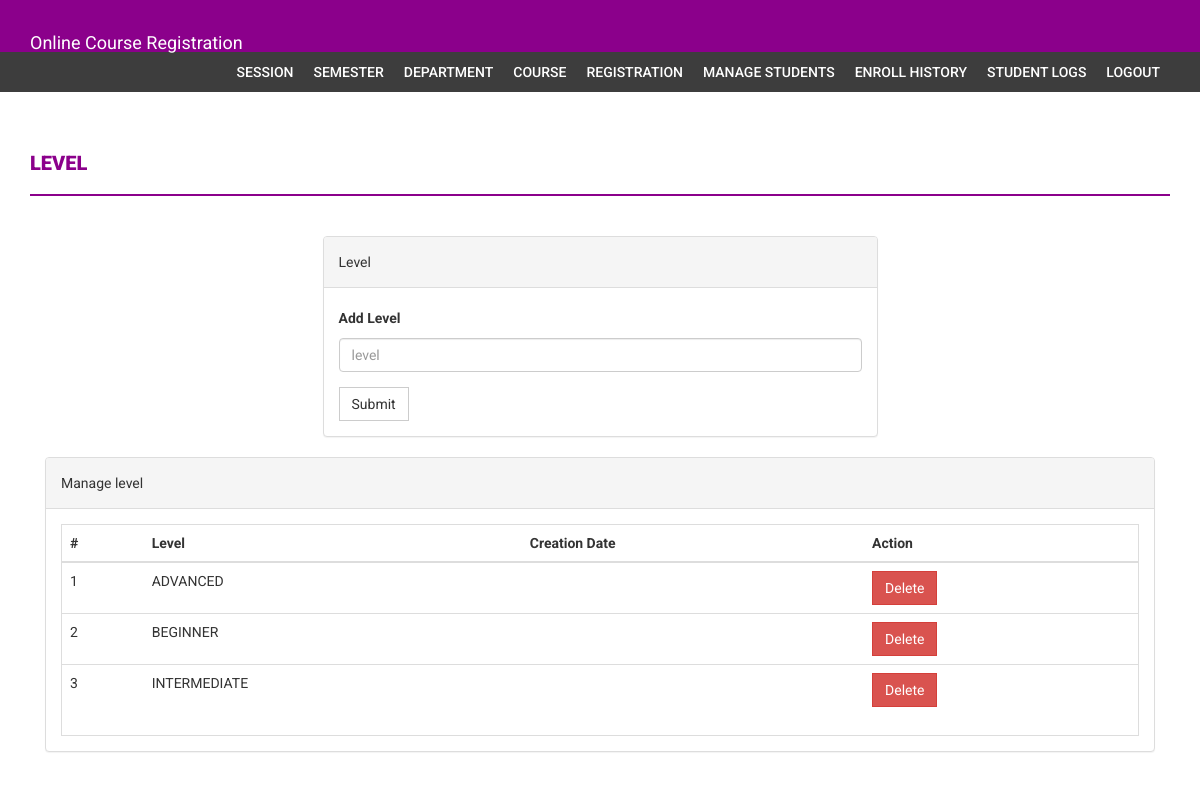
The page /onlinecourseregistration22/admin/level.php (signed in) on the database its author committed.
### tables this page shows
CREATE TABLE `level` (
  `id` int(11) NOT NULL,
  `level` varchar(255) NOT NULL
);

### onlinecourseregistration22/admin/level.php (the view, shortened to what this page needs)
<?php
if(strlen($_SESSION['alogin'])==0)
    {
header('location:index.php');
}
else{
?>
<!DOCTYPE html>
<html xmlns="http://www.w3.org/1999/xhtml">
<head>
    <link href="assets/css/bootstrap.css" rel="stylesheet" />
    <link href="assets/css/font-awesome.css" rel="stylesheet" />
    <link href="assets/css/style.css" rel="stylesheet" />
</head>
<body>
<?php include('includes/header.php');?>
<?php if($_SESSION['alogin']!="")
{
 include('includes/menubar.php');
}
 ?>
    <div class="content-wrapper">
        <div class="container">
              <div class="row">
                    <div class="col-md-12">
                        <h1 class="page-head-line">Level  </h1>
                    </div>
                </div>
                <div class="row" >
                  <div class="col-md-3"></div>
                    <div class="col-md-6">
                        <div class="panel panel-default">
                        <div class="panel-heading">
                           Level
                        </div>
                        <div class="panel-body">
                       <form name="level" method="post">
   <div class="form-group">
    <label for="department">Add Level  </label>
    <input type="text" class="form-control" id="level" name="level" placeholder="level" required />
  </div>
 <button type="submit" name="submit" class="btn btn-default">Submit</button>
</form>
                            </div>
                            </div>
                    </div>
                </div>
                <div class="col-md-12">
                    <div class="panel panel-default">
                        <div class="panel-heading">
                            Manage level
                        </div>
                        <div class="panel-body">
                            <div class="table-responsive table-bordered">
                                <table class="table">
                                    <thead>
                                        <tr>
                                            <th>#</th>
                                            <th>Level</th>
                                            <th>Creation Date</th>
                                            <th>Action</th>
                                        </tr>
                                    </thead>
                                    <tbody>
<?php
$sql=mysqli_query($con,"select * from level");
$cnt=1;
while($row=mysqli_fetch_array($sql))
{
?>
                                        <tr>
                                            <td><?php echo $cnt;?></td>
                                            <td><?php echo htmlentities($row['level']);?></td>
                                            <td><?php echo htmlentities($row['creationDate']);?></td>
                                            <td>
  <a href="level.php?id=<?php echo $row['id']?>&del=delete" onClick="return confirm('Are you sure you want to delete?')">
                                            <button class="btn btn-danger">Delete</button>
</a>
                                            </td>
                                        </tr>
<?php
$cnt++;
} ?>
                                    </tbody>
                                </table>
                            </div>
                        </div>
                    </div>
                </div>
            </div>
        </div>
</body>
</html>
<?php } ?>

### onlinecourseregistration22/admin/assets/css/style.css (style rules this page uses)
body { font-family: 'Roboto', sans-serif; line-height: 30px; }
.content-wrapper { margin-top: 40px; min-height: 600px; padding-bottom: 60px; }
.page-head-line { font-weight: 900; padding-bottom: 20px; border-bottom: 2px solid #8B008B; text-transform: uppercase; color: #8B008B; font-size: 20px; margin-bottom: 40px; }
.btn { border-radius: 0px; -webkit-border-radius: 0px; -moz-border-radius: 0px; }

### rows shown on the page
level: level "ADVANCED"
level: level "BEGINNER"
level: level "INTERMEDIATE"
